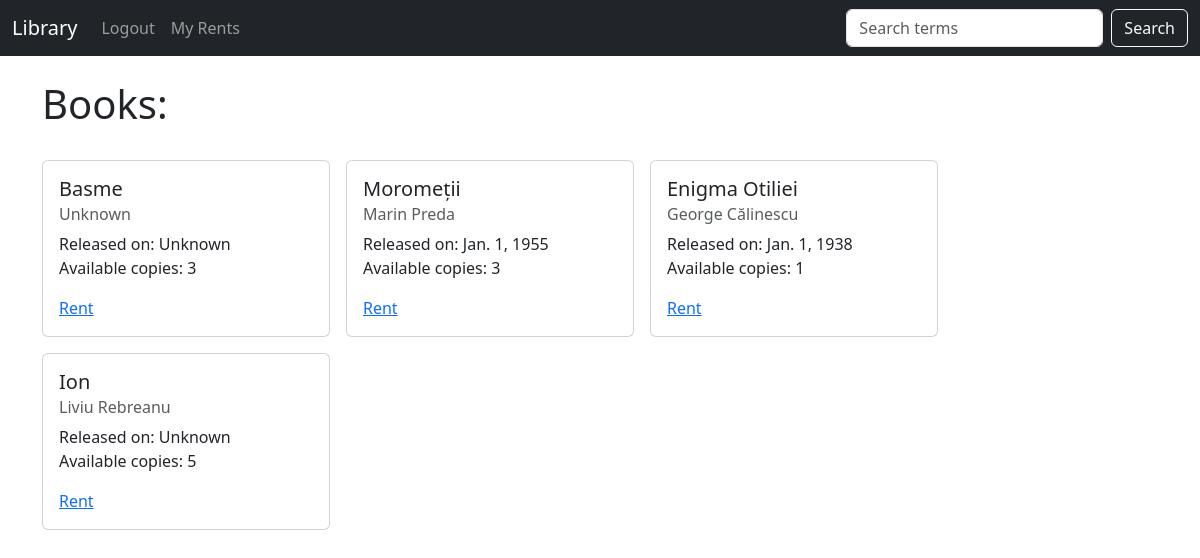
The page / (signed in) on the database as committed earlier.
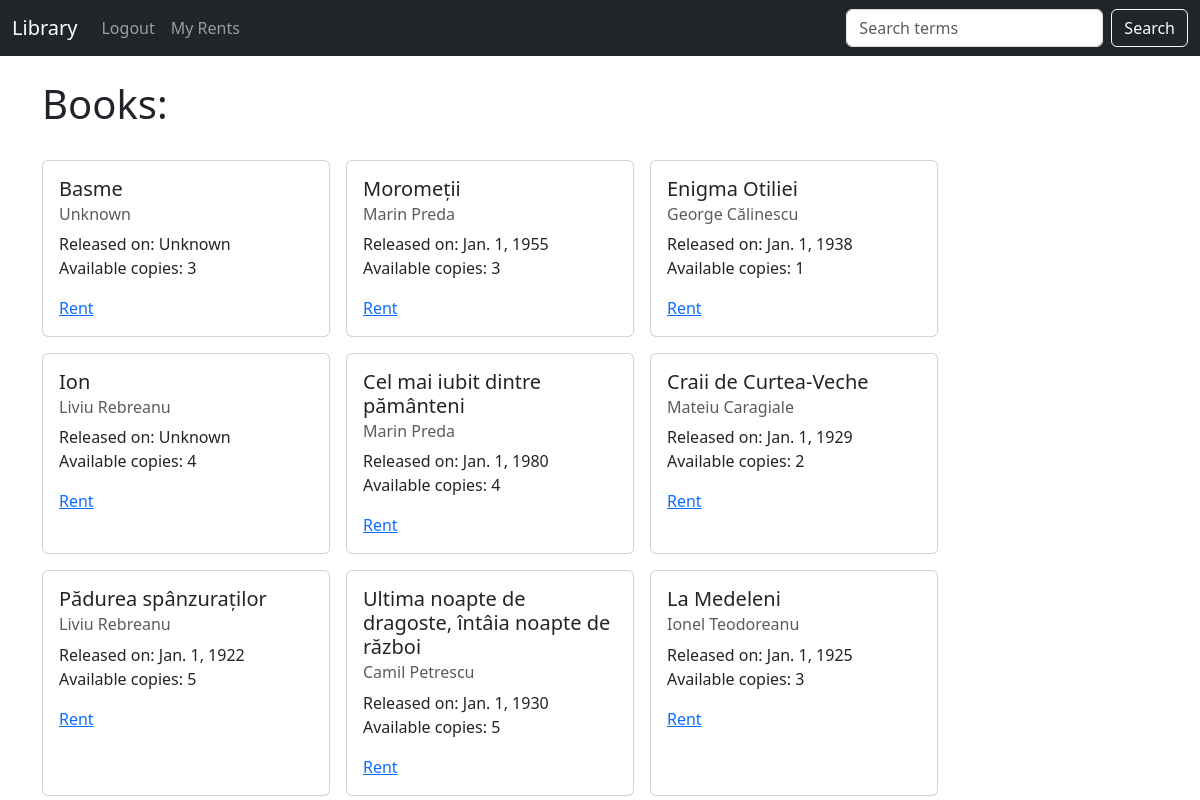
The same page on the database as committed later.
### mainview/models.py (models this page shows, shortened)
class Book(models.Model):
    title = models.CharField(max_length=100)
    author = models.CharField(max_length=100, blank=True, null=True)
    published_date = models.DateField(blank=True, null=True)
    available_copies = models.PositiveIntegerField(default=0)

### mainview/views.py (the view)
# urls.py: 2. Add a URL to urlpatterns:  path('', views.home, name='home')
def home(request):
    books = Book.objects.all()
    if request.method == 'POST':
        username = request.POST['username']
        password = request.POST['password']
        try:
            user_obj = User.objects.get(username=username)
        except User.DoesNotExist:
            user_obj = None
        if user_obj and not user_obj.is_active:
            messages.error(request, 'Please wait for the admin to verify your account.')
            return redirect('home')
        user = authenticate(request=request, username=username, password=password)
        if user is not None:
            login(request, user)
            messages.success(request, f'Welcome {user.username}!')
            return redirect('home')
        else:
            messages.error(request, 'Invalid username or password.')
            return redirect('home')
    else:
        return render(request, 'home.html',{'books': books})

### mainview/context_processors.py (called while the page is built)
def user_context_processor(request):
    if request.user.is_authenticated and request.user.is_staff:
        User = get_user_model()
        pending_users = User.objects.all().filter(is_active=False).count()
        return {'pending_users': pending_users}
    return {}

### mainview/templates/home.html (shortened to what this page needs)
{%extends 'base.html' %}
{% block content %}
{%if user.is_authenticated %}
<h1>Books:</h1> <br />
{%if books %}
<ul class="list-group">
    <div class="d-flex flex-wrap gap-3">
        {%for book in books %}
        {%if book.available_copies > 0 %}
        <div class="card" style="width: 18rem;">
            <div class="card-body">
                <h5 class="card-title">{{book.title}}</h5>
                <h6 class="card-subtitle mb-2 text-body-secondary">{{ book.author|default:"Unknown" }}</h6>
                <p class="card-text">Released on: {{book.published_date|default:"Unknown"}}
                    <br />
                    Available copies: {{book.available_copies}}
                </p>
                <a href="{% url 'rentBook' book.id %}" class="card-link">Rent</a>
            </div>
        </div>
        {%endif%}
        {%endfor%}
    </div>
    {%endif%}
    {%endif%}
    {% endblock %}

Rows that differ between the two databases and show on the page:
changed Book "Ion": available_copies "5" → "4"
added Book: title "Cel mai iubit dintre pământeni", author "Marin Preda", published_date "Jan. 1, 1980", available_copies "4"
added Book: title "Craii de Curtea-Veche", author "Mateiu Caragiale", published_date "Jan. 1, 1929", available_copies "2"
added Book: title "Pădurea spânzuraților", author "Liviu Rebreanu", published_date "Jan. 1, 1922", available_copies "5"
added Book: title "Ultima noapte de dragoste, întâia noapte de război", author "Camil Petrescu", published_date "Jan. 1, 1930", available_copies "5"
added Book: title "La Medeleni", author "Ionel Teodoreanu", published_date "Jan. 1, 1925", available_copies "3"
